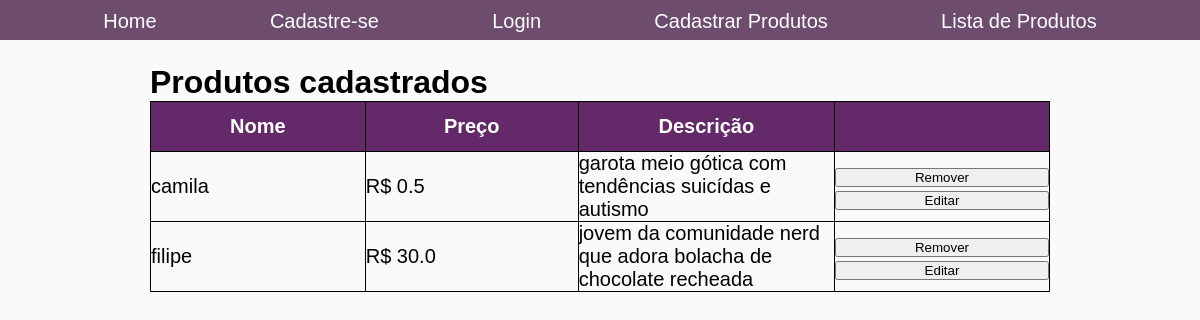
/exibir_produtos, run on an earlier commit of the app's database.
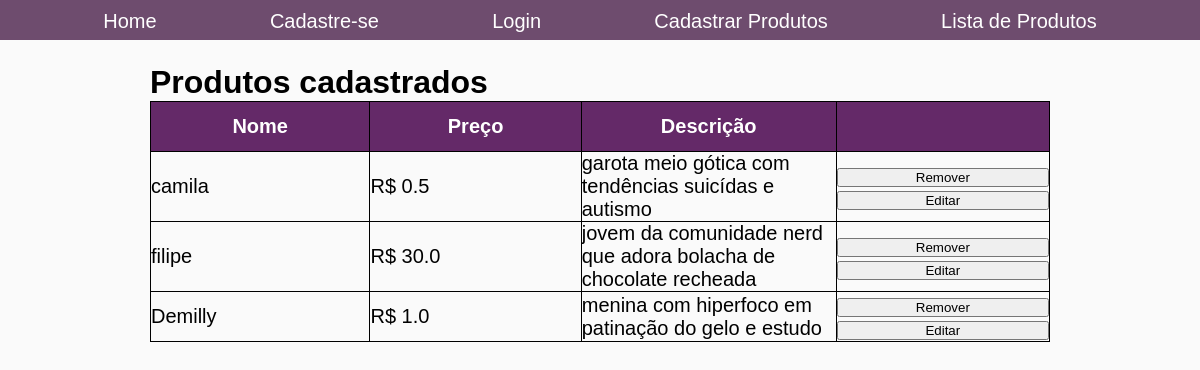
And on a later commit of the database.
### modelo.py (models this page shows)
class Produto(Base):
    __tablename__ = 'produtos'
    id = Column(Integer, primary_key=True)
    nome = Column(String(40), nullable=False)
    preco = Column(Float, nullable=False)
    descricao = Column(String(100), nullable=False)
    def __repr__(self):
        return f'<Produto {self.nome}>'

### app.py (the view)
@app.route('/exibir_produtos', methods=["GET", "POST"])
def exibir_produtos():
    with Sessao_base() as sessao:
            produtos = sessao.query(Produto).all()
            print(produtos)
    return render_template("produtos.html", produtos=produtos)

### templates/produtos.html (shortened to what this page needs)
{% extends 'base.html'%}
{% block extra_css %}
<link rel="stylesheet" href="{{ url_for('static', filename='produtos.css') }}">
{% endblock %}
{% block conteudo %}
    <h1>Produtos cadastrados</h1>
    {% if produtos %}
    <table border="1">
        <tr>
            <th>Nome</th>
            <th>Preço</th>
            <th>Descrição</th>
            <th></th>
        </tr>
        {% for produto in produtos %}
        <tr>
            <td>{{ produto.nome }}</td>
            <td>R$ {{ produto.preco }}</td>
            <td>{{ produto.descricao }}</td>
            <td>
                <a>
                    <form action="{{ url_for('remover_produto') }}" method="post" style="display:inline;">
                    <button type="submit">Remover</button>
                    </form>
                </a>
                <a href="{{ url_for('editar_produto', id=produto.id) }}"><button type="button">Editar</button></a>
            </td>
        </tr>
        {% endfor %}
    </table>
    {% else %}
        <p>Nenhum produto cadastrado.</p>
    {% endif %}
{% endblock %}

### templates/base.html (shortened to what this page needs)
<!DOCTYPE html>
<html lang="pt-br">
<head>
    <link rel="stylesheet" href="{{ url_for('static', filename='style.css')}}">
    {% block extra_css %}{% endblock %}
</head>
<body>
    <div class="menu">
        <a href="{{ url_for('index') }}">Home</a>
        <a href="{{ url_for('cadastro_usuario') }}">Cadastre-se</a>
        <a href="{{ url_for('login') }}">Login</a>
        <a href="{{ url_for('cadastrar_produtos') }}">Cadastrar Produtos</a>
        <a href="{{ url_for('exibir_produtos') }}">Lista de Produtos</a>
    </div>
    <div class="conteudo">
        {% block conteudo %}
        {% endblock %}
    </div>
</body>
</html>

### static/style.css (style rules this page uses)
* { margin: 0; padding: 0; box-sizing: border-box; }
body, html { height: 100vh; font-family:'Gill Sans', 'Gill Sans MT', Calibri, 'Trebuchet MS', sans-serif; background-color: white; }
body { display: flex; background-color: rgb(250, 250, 250); justify-content: center; }
body form { display: flex; flex-direction: column; width: 600px; height: 400px; }
.menu { display: flex; height: 5vh; width: 100%; justify-content: space-evenly; background-color: rgb(110, 76, 110); position: fixed; top: 0; }
.menu a { margin: 10px; text-decoration: none; color: rgb(255, 255, 255); font-size: 20px; }
.conteudo { margin-top: 8vh; }
button { width: 100%; }

### static/produtos.css (style rules this page uses)
table, th, td { border:1px solid black; border-collapse: collapse; width: 900px; height: 50px; }
th, td, a, p { font-size: 20px; }
th { background-color: rgb(100, 41, 104); color: white; }

What changed in the data, as far as the page shows it:
added Produto: nome "Demilly", preco "1.0", descricao "menina com hiperfoco em patinação do gelo e estudo"
